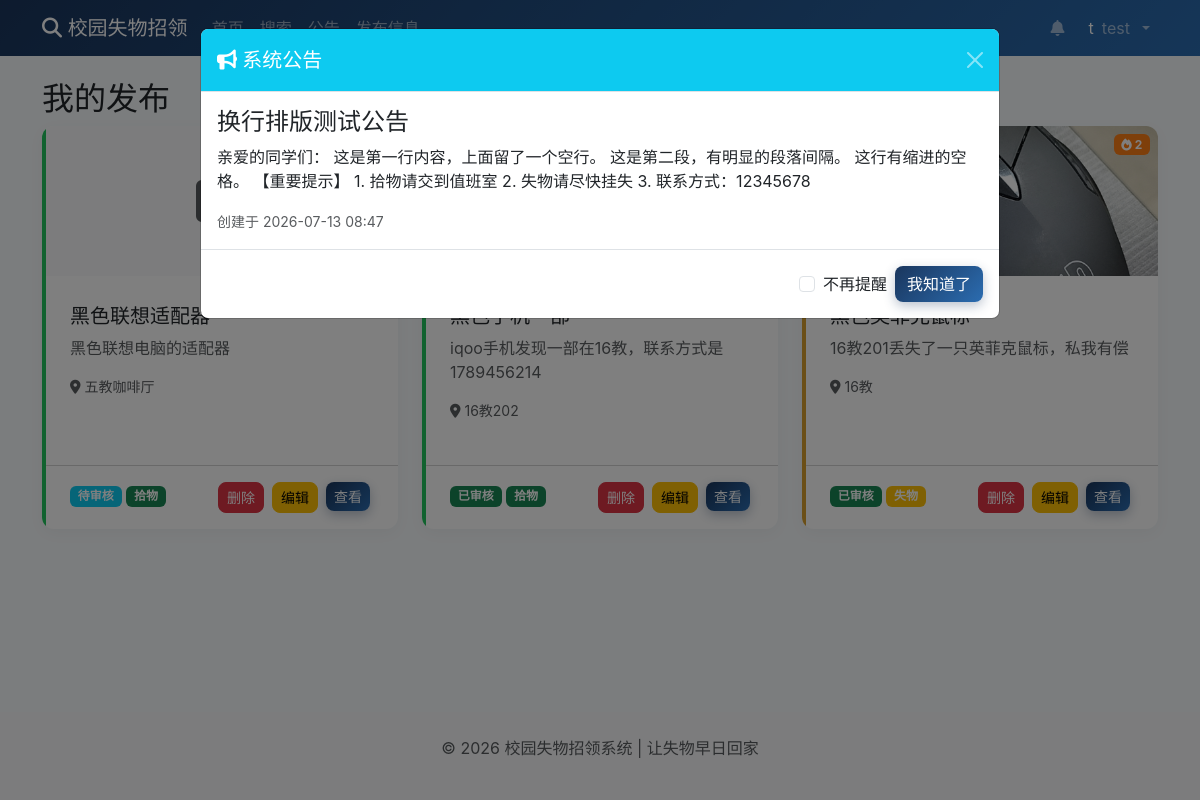
The page /my-posts (signed in) on the database as committed earlier.
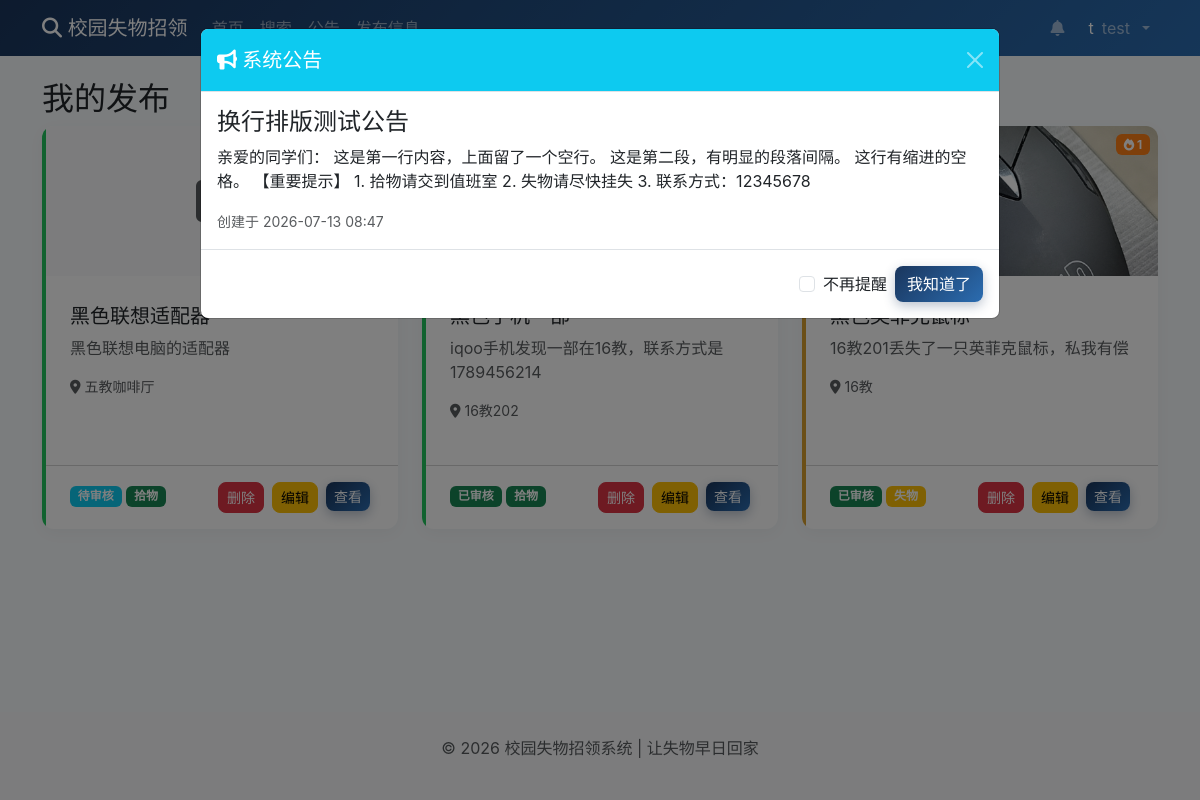
The same page on the database as committed later.
### models.py (models this page shows)
class Post(db.Model):
    id = db.Column(db.Integer, primary_key=True)
    title = db.Column(db.String(100), nullable=False)
    description = db.Column(db.Text, nullable=False)
    pickup_time = db.Column(db.String(50), nullable=False)
    location = db.Column(db.String(100), nullable=False)
    place_location = db.Column(db.String(100), nullable=False)
    image = db.Column(db.String(200))
    author_id = db.Column(db.Integer, db.ForeignKey('user.id', ondelete='CASCADE'), nullable=False)
    post_type = db.Column(db.String(10), default='found')
    status = db.Column(db.String(20), default='pending')
    created_at = db.Column(db.DateTime, default=datetime.now)
    view_count = db.Column(db.Integer, default=0)
    author = db.relationship('User', backref=db.backref('posts', lazy=True))

### routes/post.py (the view)
@post_bp.route('/my-posts')
@login_required
def my_posts():
    posts = Post.query.filter_by(author_id=current_user.id).order_by(Post.created_at.desc()).all()
    return render_template('my_posts.html', posts=posts)

### config.py (called while the page is built)
def init_login_manager(app):
    login_manager = LoginManager(app)
    login_manager.login_view = 'auth.login'
    @login_manager.user_loader
    def load_user(user_id):
        return User.query.get(int(user_id))
    return login_manager

### templates/my_posts.html (shortened to what this page needs)
{% extends "base.html" %}
{% block content %}
<h2>我的发布</h2>
<div class="row row-cols-1 row-cols-md-2 row-cols-lg-3 g-4">
    {% for post in posts %}
    <div class="col">
        <div class="card h-100 item-card {% if post.post_type == 'lost' %}lost{% endif %}">
            <span class="badge bg-orange text-white view-badge"><i class="fas fa-fire"></i> {{ post.view_count or 0 }}</span>
            {% if post.image %}
            <img src="{{ url_for('static', filename='images/' + post.image) }}" class="card-img-top" alt="物品图片" style="height: 150px; object-fit: cover;">
            {% else %}
            <div class="card-img-top bg-light d-flex align-items-center justify-content-center" style="height: 150px;">
            </div>
            {% endif %}
            <div class="card-body">
                <h5 class="card-title">{{ post.title }}</h5>
                <p class="card-text text-muted">{{ post.description[:30] }}{% if post.description|length > 30 %}...{% endif %}</p>
                <small class="text-muted">
                    <p><i class="fas fa-map-marker-alt"></i> {{ post.location }}</p>
                </small>
            </div>
            <div class="card-footer bg-transparent">
                <span class="badge bg-{{ 'success' if post.status == 'approved' else 'info' }}">
                    {{ '已审核' if post.status == 'approved' else '待审核' }}
                </span>
                <span class="badge bg-{{ 'success' if post.post_type == 'found' else 'warning' }}">
                    {{ '拾物' if post.post_type == 'found' else '失物' }}
                </span>
                <a href="{{ url_for('post.post_detail', post_id=post.id) }}" class="btn btn-primary btn-sm float-end">查看</a>
                <a href="{{ url_for('post.edit_post', post_id=post.id) }}" class="btn btn-warning btn-sm float-end me-2">编辑</a>
                <a href="{{ url_for('post.delete_post', post_id=post.id) }}" class="btn btn-danger btn-sm float-end me-2">删除</a>
            </div>
        </div>
    </div>
    {% else %}
    <div class="col-12 text-center py-8">
        <i class="fas fa-inbox fa-5x text-muted mb-3"></i>
        <p class="text-muted">暂无发布信息</p>
        <a href="{{ url_for('post.publish') }}" class="btn btn-primary">发布第一条信息</a>
    </div>
    {% endfor %}
</div>
{% endblock %}

Rows that differ between the two databases and show on the page:
changed Post "16教201丢失了一只英菲克鼠标，私我有偿": view_count "2" → "1"
